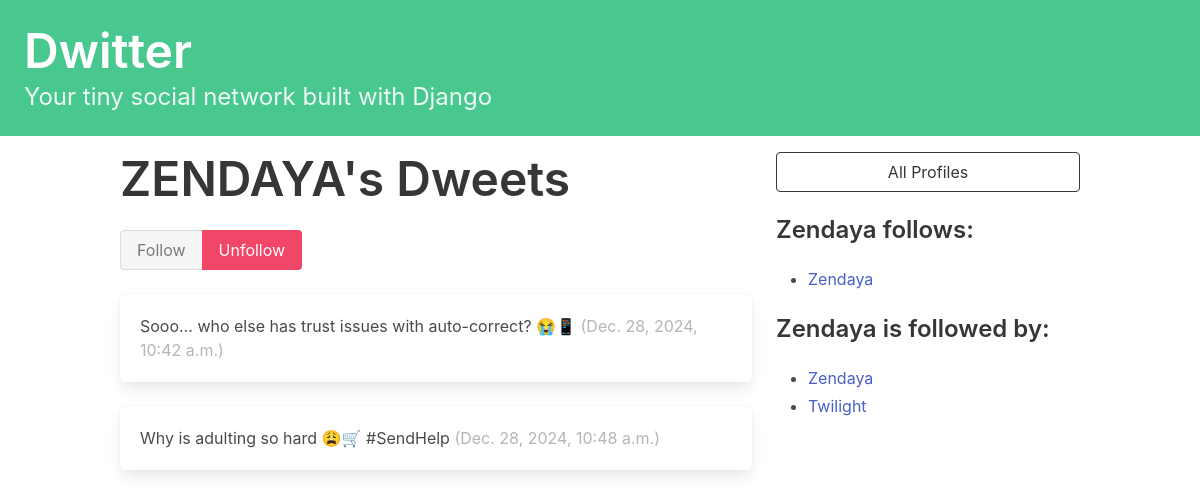
The app's page /profile/4 (signed in) with its own data.
### dwitter/models.py (models this page shows, shortened)
class Profile(models.Model):
    user = models.OneToOneField(User, on_delete=models.CASCADE)
    follows = models.ManyToManyField(
        "self", related_name="followed_by", symmetrical=False, blank=True
    )
    def __str__(self):
        return self.user.username

class Dweet(models.Model):
    user = models.ForeignKey(
        User, related_name="dweets", on_delete=models.DO_NOTHING
    )
    body = models.CharField(max_length=140)
    created_at = models.DateTimeField(auto_now_add=True)

### dwitter/views.py (the view, shortened to what this page needs)
# urls.py: path("profile/<int:pk>", profile, name="profile"),
@login_required
def profile(request, pk):
    profile = Profile.objects.get(pk=pk)
    return render(request, "dwitter/profile.html", {"profile": profile})

### dwitter/templates/dwitter/profile.html (shortened to what this page needs)
{% extends 'base.html' %}
{% block content %}
<div class="columns">
    <div class="column">
        <div class="block">
            <h1 class="title is-1">
                {{profile.user.username|upper}}'s Dweets
            </h1>
            <form method="post">
                <div class="buttons has-addons">
                    {% if profile in user.profile.follows.all %}
                    <button class="button is-success is-static">Follow</button>
                    <button class="button is-danger" name="follow" value="unfollow">
                        Unfollow
                    </button>
                    {% else %}
                    <button class="button is-success" name="follow" value="follow">
                        Follow
                    </button>
                    <button class="button is-danger is-static">Unfollow</button>
                    {% endif %}
                </div>
            </form>
        </div>
        <div class="content">
            {% for dweet in profile.user.dweets.all %}
            <div class="box">
                {{ dweet.body }}
                <span class="is-small has-text-grey-light">
                    ({{ dweet.created_at }})
                </span>
            </div>
            {% endfor %}
        </div>
    </div>
    <div class="column is-one-third">
        <div class="block">
            <a href="{% url 'dwitter:profile_list' %}">
                <button class="button is-dark is-outlined is-fullwidth">
                    All Profiles
                </button>
            </a>
        </div>
        <div class="block">
            <h3 class="title is-4">
                {{profile.user.username}} follows:
            </h3>
            <div class="content">
                <ul>
                    {% for following in profile.follows.all %}
                    <li>
                        <a href="{% url 'dwitter:profile' following.id %}">
                            {{ following }}
                        </a>
                    </li>
                    {% endfor %}
                </ul>
            </div>
        </div>
        <div class="block">
            <h3 class="title is-4">
                {{profile.user.username}} is followed by:
            </h3>
            <div class="content">
                <ul>
                    {% for follower in profile.followed_by.all %}
                    <li>
                        <a href="{% url 'dwitter:profile' follower.id %}">
                            {{ follower }}
                        </a>
                    </li>
                    {% endfor %}
                </ul>
            </div>
        </div>
    </div>
</div>
{% endblock content %}

### records on screen
Profile: user.username "ZENDAYA", user.username "Zendaya"
Dweet: body "Sooo… who else has trust issues with auto-correct? 😭📱", created_at "Dec. 28, 2024, 10:42 a.m."
Dweet: body "Why is adulting so hard 😩🛒 #SendHelp", created_at "Dec. 28, 2024, 10:48 a.m."
Profile: user.username "Twilight"
